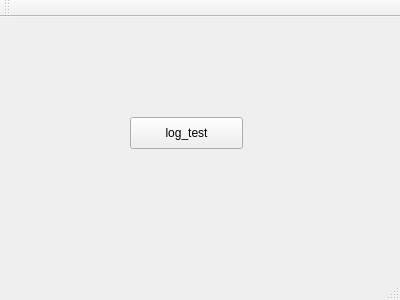
<?xml version="1.0" encoding="UTF-8"?>
<ui version="4.0">
 <class>MainWindow</class>
 <widget class="QMainWindow" name="MainWindow">
  <property name="geometry">
   <rect>
    <x>0</x>
    <y>0</y>
    <width>400</width>
    <height>300</height>
   </rect>
  </property>
  <property name="windowTitle">
   <string>MainWindow</string>
  </property>
  <widget class="QWidget" name="centralWidget">
   <widget class="QPushButton" name="pushButton">
    <property name="geometry">
     <rect>
      <x>130</x>
      <y>100</y>
      <width>113</width>
      <height>32</height>
     </rect>
    </property>
    <property name="text">
     <string>log_test</string>
    </property>
   </widget>
  </widget>
  <widget class="QMenuBar" name="menuBar">
   <property name="geometry">
    <rect>
     <x>0</x>
     <y>0</y>
     <width>400</width>
     <height>22</height>
    </rect>
   </property>
  </widget>
  <widget class="QToolBar" name="mainToolBar">
   <attribute name="toolBarArea">
    <enum>TopToolBarArea</enum>
   </attribute>
   <attribute name="toolBarBreak">
    <bool>false</bool>
   </attribute>
  </widget>
  <widget class="QStatusBar" name="statusBar"/>
 </widget>
 <layoutdefault spacing="6" margin="11"/>
 <resources/>
 <connections/>
</ui>
